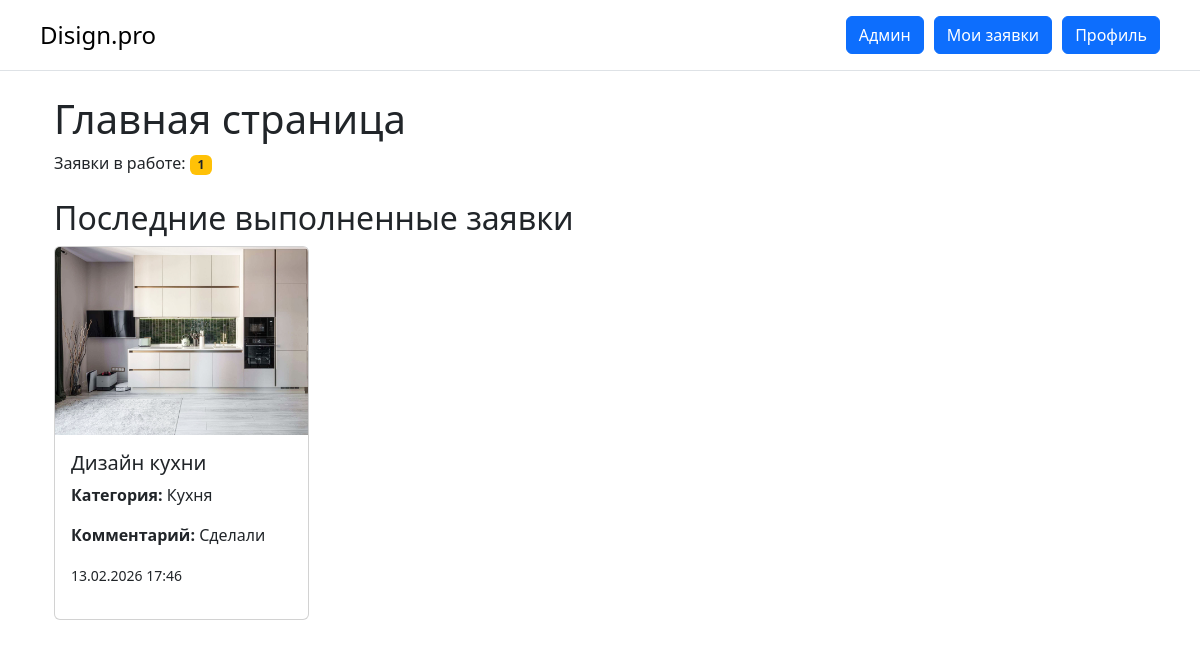
Screenshot of / (signed in) with the database file from the repository.
### main/models.py (models this page shows, shortened)
class DesignRequest(models.Model):
    class Status(models.TextChoices):
        NEW = 'new', 'Новая'
        IN_PROGRESS = 'in_progress', 'Принято в работу'
        DONE = 'done', 'Выполнено'
    user = models.ForeignKey(
        settings.AUTH_USER_MODEL,
        on_delete=models.CASCADE,
        verbose_name='Пользователь'
    )
    title = models.CharField('Название', max_length=200)
    description = models.TextField('Описание')
    category = models.ForeignKey(
        Category,
        on_delete=models.CASCADE,
        verbose_name='Категория'
    )
    photo = models.ImageField(
        'Фото помещения / план',
        upload_to='design_requests/photos/',
        validators=[validate_image_size, validate_image_extension]
    )
    result_image = models.ImageField(
        'Фото выполненной работы',
        upload_to='design_requests/results/',
        blank=True,
        null=True
    )
    admin_comment = models.TextField(
        'Комментарий администратора',
        blank=True,
        null=True
    )
    status = models.CharField(
        max_length=20,
        choices=Status.choices,
        default=Status.NEW,
        verbose_name='Статус'
    )
    created_at = models.DateTimeField(
        'Дата создания',
        auto_now_add=True
    )
    class Meta:
        ordering = ['-created_at']
        verbose_name = 'Заявка на дизайн'
        verbose_name_plural = 'Заявки на дизайн'

class Category(models.Model):
    name = models.CharField(
        'Название категории',
        max_length=100,
        unique=True
    )
    class Meta:
        verbose_name = 'Категорию'
        verbose_name_plural = 'Категории'

### main/views.py (the view)
# urls.py: path('', views.index , name='index'),
def index(request):
    latest_done_requests = DesignRequest.objects.filter(
        status=DesignRequest.Status.DONE
    ).order_by('-created_at')[:4]
    in_progress_count = DesignRequest.objects.filter(
        status=DesignRequest.Status.IN_PROGRESS
    ).count()
    return render(request, 'main/index.html', {
        'latest_done_requests': latest_done_requests,
        'in_progress_count': in_progress_count
    })

### main/templates/main/index.html (shortened to what this page needs)
{% extends 'main/base.html'%}
{% block content %}
{% if user.is_staff %}
<div class="container mt-4">
  <h1>Главная страница</h1>
  <p>
    Заявки в работе:
    <span class="badge bg-warning text-dark">{{ in_progress_count }}</span>
  </p>
  <h2 class="mt-4">Последние выполненные заявки</h2>
  {% if latest_done_requests %}
    <div class="row">
      {% for r in latest_done_requests %}
        <div class="col-md-6 col-lg-3 mb-4">
          <div class="card h-100">
            {% if r.result_image %}
              <img src="{{ r.result_image.url }}" class="card-img-top" alt="{{ r.title }}">
            {% endif %}
            <div class="card-body">
              <h5 class="card-title">{{ r.title }}</h5>
              <p><b>Категория:</b> {{ r.category.name }}</p>
              {% if r.admin_comment %}
                <p><b>Комментарий:</b> {{ r.admin_comment }}</p>
              {% endif %}
              <p><small>{{ r.created_at|date:"d.m.Y H:i" }}</small></p>
            </div>
          </div>
        </div>
      {% endfor %}
    </div>
  {% else %}
    <p>Нет выполненных заявок</p>
  {% endif %}
</div>
{% endif %}
{% endblock %}

### rows the page displays
DesignRequest: result_image (picture), title "Дизайн кухни", category.name "Кухня", admin_comment "Сделали", created_at "13.02.2026 17:46"

### other values shown
{{ in_progress_count }} "1"
